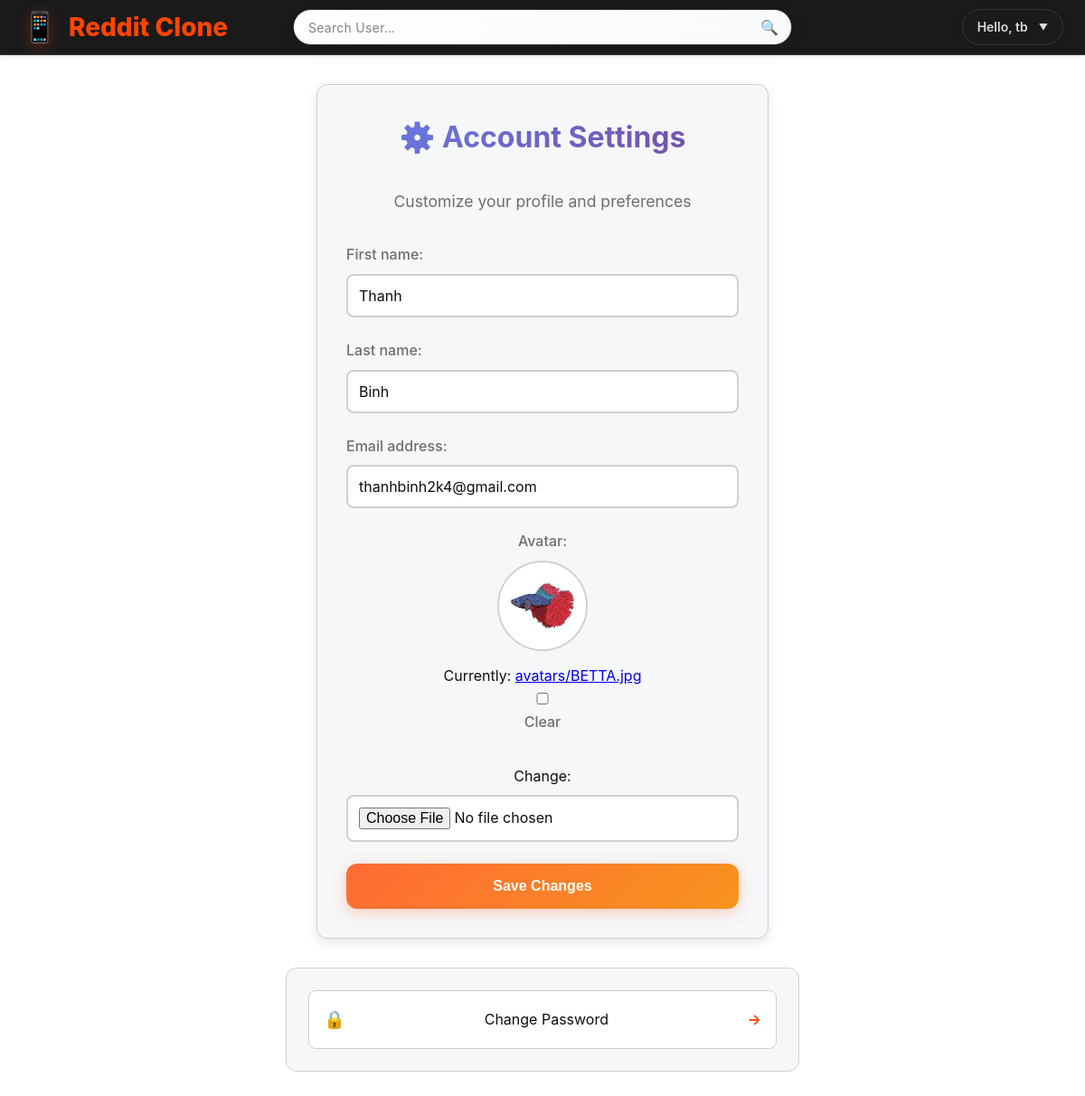
/settings/ (signed in), run on an earlier commit of the app's database.
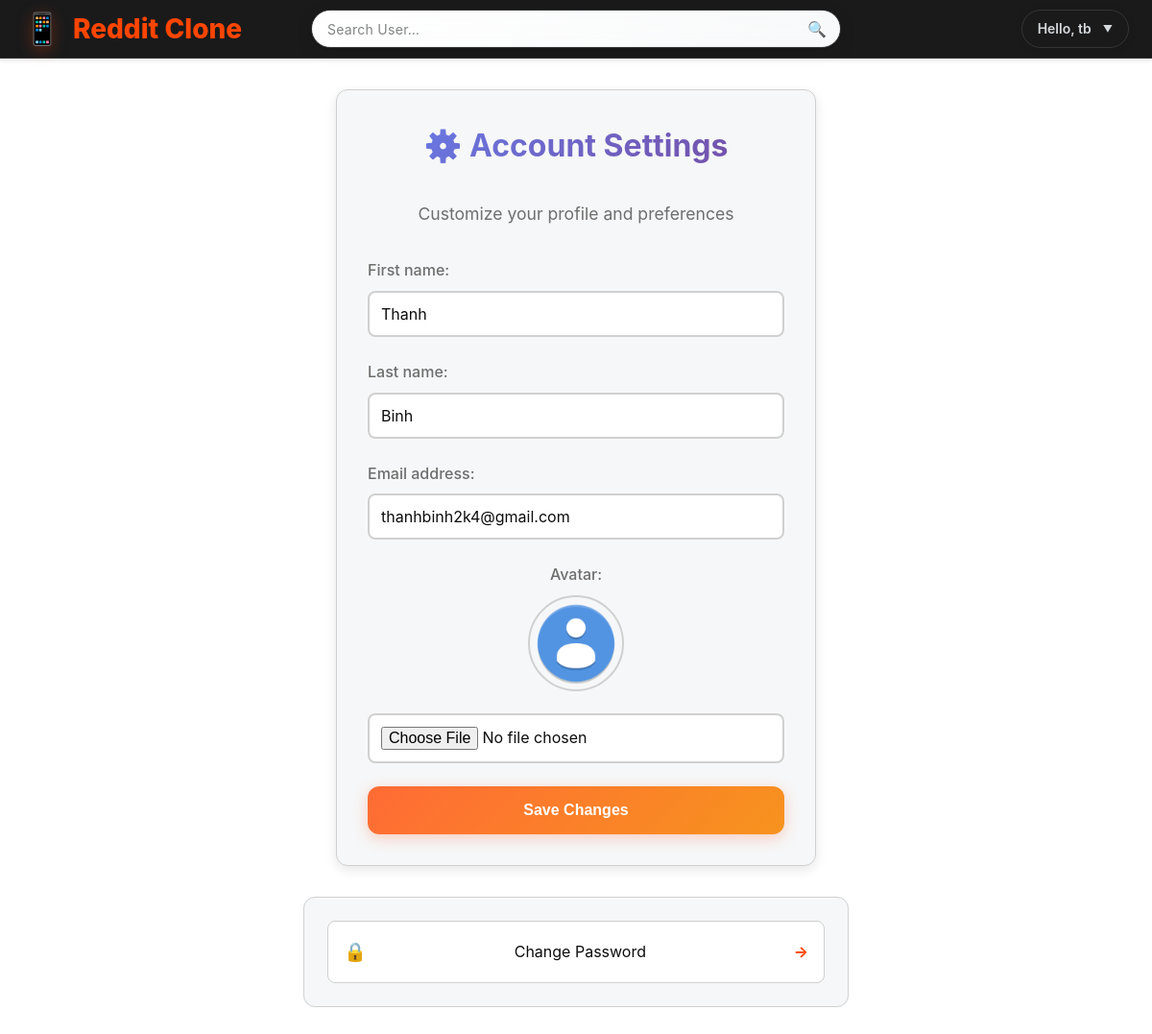
And on a later commit of the database.
### posts/models.py (models this page shows, shortened)
class Profile(models.Model):
    user = models.OneToOneField(User, on_delete=models.CASCADE)
    avatar = models.ImageField(upload_to='avatars/', blank=True, null=True)
    bio = models.TextField(blank=True)

### posts/views.py (the view)
# urls.py: path('settings/', views.settings_view, name='user_settings'),
@login_required
def settings_view(request):
    profile, created = Profile.objects.get_or_create(user=request.user)
    if request.method == 'POST':
        user_form = SettingsForm(request.POST, instance=request.user)
        profile_form = ProfileForm(request.POST, request.FILES, instance=profile)
        if user_form.is_valid() and profile_form.is_valid():
            user_form.save()
            profile_form.save()
            messages.success(request, "Your settings have been updated.")
            return redirect('posts:user_settings')
        else:
            messages.error(request, "Please fix the errors below.")
    else:
        user_form = SettingsForm(instance=request.user)
        profile_form = ProfileForm(instance=profile)
    return render(request, 'posts/settings.html', {
        'user_form': user_form,
        'profile_form': profile_form,
    })

### posts/forms.py
class SettingsForm(forms.ModelForm):
    class Meta:
        model = User
        fields = ['first_name', 'last_name', 'email']
        widgets = {
            'first_name': forms.TextInput(attrs={'placeholder': 'First name'}),
            'last_name': forms.TextInput(attrs={'placeholder': 'Last name'}),
            'email': forms.EmailInput(attrs={'placeholder': 'Email'}),
        }

class ProfileForm(forms.ModelForm):
    class Meta:
        model  = Profile
        fields = ['avatar', 'bio']

### posts/templates/posts/settings.html (shortened to what this page needs)
{% extends 'posts/base.html' %}
{% load static %}
{% block extra_css %}
<link rel="stylesheet" href="{% static 'posts\css\dropdown.css' %}">
{% endblock %}
{% block content %}
<div class="settings-container fade-in-up">
  <form method="post" enctype="multipart/form-data" class="auth-form">
  <div class="form-header">
    <h2>⚙️ Account Settings</h2>
    <p class="form-subtitle">Customize your profile and preferences</p>
  </div>
  <div class="form-group">
    {{ user_form.first_name.label_tag }}
    {{ user_form.first_name }}
  </div>
  <div class="form-group">
    {{ user_form.last_name.label_tag }}
    {{ user_form.last_name }}
  </div>
  <div class="form-group">
    {{ user_form.email.label_tag }}
    {{ user_form.email }}
  </div>
  <div class="form-group avatar-group">
    {{ profile_form.avatar.label_tag }}
    <div class="avatar-wrapper">
      {% if profile_form.instance.avatar %}
        <img
          id="avatarPreview"
          src="{{ profile_form.instance.avatar.url }}"
          class="avatar-preview"
          alt="User avatar"
        />
      {% else %}
        <img
          id="avatarPreview"
          src="{% static 'imgs/avatar-default.png' %}"
          class="avatar-preview"
          alt="Default avatar"
        />
      {% endif %}
    </div>
    {{ profile_form.avatar }}
  </div>
  <button type="submit" class="btn btn-primary">Save Changes</button>
</form>
  <div class="settings-links">
    <a href="{% url 'posts:password_change' %}" class="settings-link">
      <span class="link-icon">🔒</span>
      <span>Change Password</span>
      <span class="link-arrow">→</span>
    </a>
  </div>
</div>
{% endblock %}

What changed in the data, as far as the page shows it:
changed Profile: instance.avatar: picture removed
Also different on the page:
form field avatar: "☐" → (not shown)
text no longer shown: "Currently: avatars/BETTA.jpg Clear Change:"
